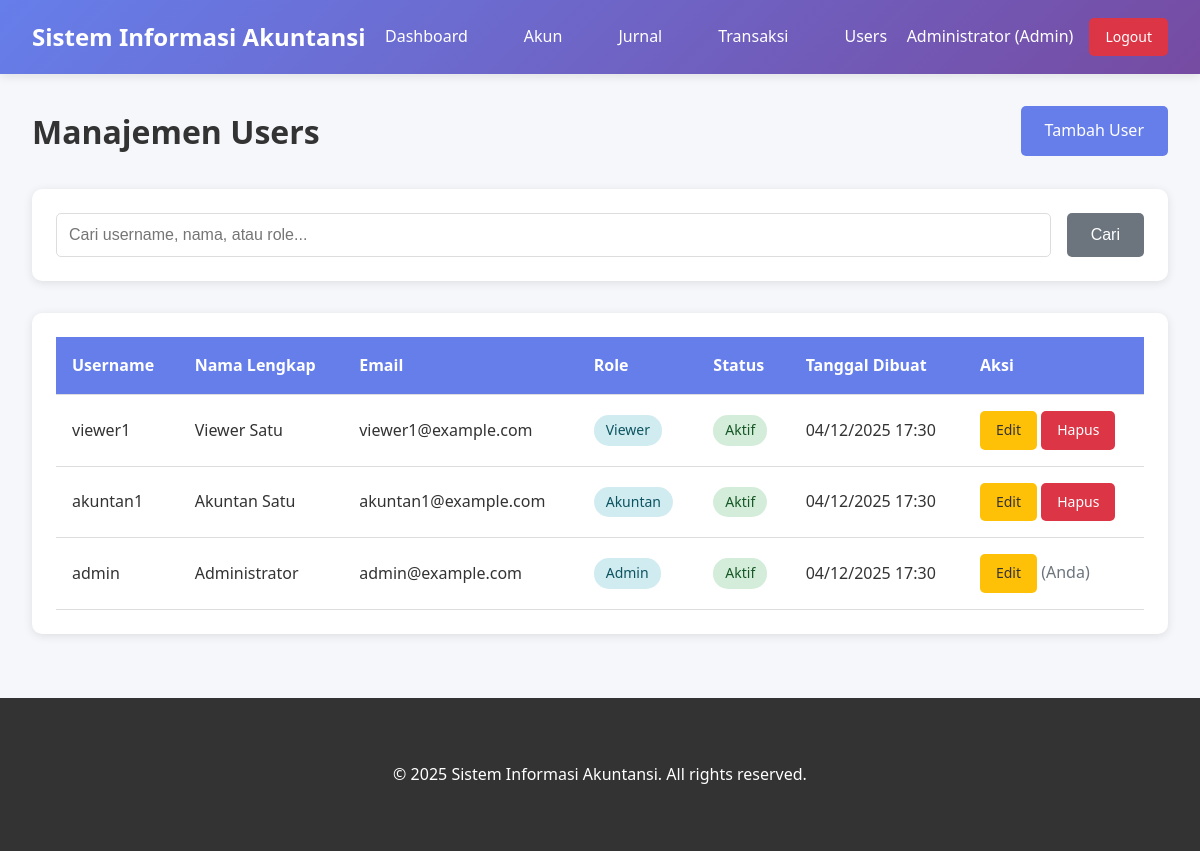
Screenshot of /users/index.php (signed in) with the database file from the repository.
### tables this page shows
CREATE TABLE IF NOT EXISTS users (
    id INT PRIMARY KEY AUTO_INCREMENT,
    username VARCHAR(50) NOT NULL UNIQUE,
    password VARCHAR(255) NOT NULL,
    nama_lengkap VARCHAR(100) NOT NULL,
    email VARCHAR(100),
    role_id INT NOT NULL,
    is_active TINYINT(1) DEFAULT 1,
    created_at TIMESTAMP DEFAULT CURRENT_TIMESTAMP,
    updated_at TIMESTAMP DEFAULT CURRENT_TIMESTAMP ON UPDATE CURRENT_TIMESTAMP,
    FOREIGN KEY (role_id) REFERENCES roles(id)
);

CREATE TABLE IF NOT EXISTS roles (
    id INT PRIMARY KEY AUTO_INCREMENT,
    nama_role VARCHAR(50) NOT NULL UNIQUE,
    deskripsi TEXT,
    created_at TIMESTAMP DEFAULT CURRENT_TIMESTAMP
);

### config/auth.php (called while the page is built, shortened)
<?php
function isLoggedIn() {
    return isset($_SESSION['user_id']);
}
function hasRole($requiredRole) {
    $userRole = $_SESSION['role_name'] ?? '';
    return $userRole === $requiredRole;
}
function getCurrentUser() {
    return [
        'id' => $_SESSION['user_id'],
        'username' => $_SESSION['username'],
        'nama_lengkap' => $_SESSION['nama_lengkap'],
        'role_id' => $_SESSION['role_id'],
        'role_name' => $_SESSION['role_name']
    ];
}
?>

### users/index.php (the view, shortened to what this page needs)
<?php
require_once '../config/auth.php';
$conn = getConnection();
$search = $_GET['search'] ?? '';
$query = "SELECT u.*, r.nama_role FROM users u JOIN roles r ON u.role_id = r.id";
$query .= " ORDER BY u.created_at DESC";
$result = $conn->query($query);
$users_list = [];
while ($row = $result->fetch_assoc()) {
    $users_list[] = $row;
}
?>
<!DOCTYPE html>
<html lang="id">
<head>
    <link rel="stylesheet" href="../assets/css/style.css">
</head>
<body>
    <?php include '../includes/header.php'; ?>
    <div class="container">
        <div class="page-header">
            <h1>Manajemen Users</h1>
            <a href="create.php" class="btn btn-primary">Tambah User</a>
        </div>
        <div class="search-bar">
            <form method="GET" action="">
                <input type="text" name="search" placeholder="Cari username, nama, atau role..." value="<?php echo htmlspecialchars($search); ?>">
                <button type="submit" class="btn btn-secondary">Cari</button>
            </form>
        </div>
        <div class="table-container">
            <table class="data-table">
                <thead>
                    <tr>
                        <th>Username</th>
                        <th>Nama Lengkap</th>
                        <th>Email</th>
                        <th>Role</th>
                        <th>Status</th>
                        <th>Tanggal Dibuat</th>
                        <th>Aksi</th>
                    </tr>
                </thead>
                <tbody>
                    <?php if (empty($users_list)): ?>
                        <tr>
                            <td colspan="7" class="text-center">Tidak ada data</td>
                        </tr>
                    <?php else: ?>
                        <?php foreach ($users_list as $user): ?>
                            <tr>
                                <td><?php echo htmlspecialchars($user['username']); ?></td>
                                <td><?php echo htmlspecialchars($user['nama_lengkap']); ?></td>
                                <td><?php echo htmlspecialchars($user['email'] ?? '-'); ?></td>
                                <td><span class="badge badge-info"><?php echo htmlspecialchars($user['nama_role']); ?></span></td>
                                <td>
                                    <?php if ($user['is_active']): ?>
                                        <span class="badge badge-success">Aktif</span>
                                    <?php else: ?>
                                        <span class="badge badge-danger">Nonaktif</span>
                                    <?php endif; ?>
                                </td>
                                <td><?php echo date('d/m/Y H:i', strtotime($user['created_at'])); ?></td>
                                <td>
                                    <a href="edit.php?id=<?php echo $user['id']; ?>" class="btn btn-sm btn-warning">Edit</a>
                                    <?php if ($user['id'] != $_SESSION['user_id']): ?>
                                        <a href="delete.php?id=<?php echo $user['id']; ?>" class="btn btn-sm btn-danger" onclick="return confirm('Yakin ingin menghapus user ini?')">Hapus</a>
                                    <?php else: ?>
                                        <span class="text-muted">(Anda)</span>
                                    <?php endif; ?>
                                </td>
                            </tr>
                        <?php endforeach; ?>
                    <?php endif; ?>
                </tbody>
            </table>
        </div>
    </div>
    <?php include '../includes/footer.php'; ?>
</body>
</html>

### includes/header.php
<?php
$currentUser = getCurrentUser();
$basePath = '';
if (strpos($_SERVER['PHP_SELF'], '/akun/') !== false ||
    strpos($_SERVER['PHP_SELF'], '/jurnal/') !== false ||
    strpos($_SERVER['PHP_SELF'], '/transaksi/') !== false ||
    strpos($_SERVER['PHP_SELF'], '/users/') !== false) {
    $basePath = '../';
}
?>
<header class="main-header">
    <div class="header-content">
        <div class="logo">
            <h1>Sistem Informasi Akuntansi</h1>
        </div>
        <nav class="main-nav">
            <a href="<?php echo $basePath; ?>dashboard.php">Dashboard</a>
            <?php if (hasRole('Admin') || hasRole('Akuntan') || hasRole('Viewer')): ?>
            <a href="<?php echo $basePath; ?>akun/index.php">Akun</a>
            <a href="<?php echo $basePath; ?>jurnal/index.php">Jurnal</a>
            <a href="<?php echo $basePath; ?>transaksi/index.php">Transaksi</a>
            <?php endif; ?>
            <?php if (hasRole('Admin')): ?>
            <a href="<?php echo $basePath; ?>users/index.php">Users</a>
            <?php endif; ?>
        </nav>
        <div class="user-menu">
            <span><?php echo htmlspecialchars($currentUser['nama_lengkap']); ?> (<?php echo htmlspecialchars($currentUser['role_name']); ?>)</span>
            <a href="<?php echo $basePath; ?>logout.php" class="btn btn-sm btn-danger">Logout</a>
        </div>
    </div>
</header>

### assets/css/style.css (style rules this page uses)
* { margin: 0; padding: 0; box-sizing: border-box; }
body { font-family: 'Segoe UI', Tahoma, Geneva, Verdana, sans-serif; background-color: #f5f7fa; color: #333; line-height: 1.6; margin: 0; padding: 0; }
.main-header { background: linear-gradient(135deg, #667eea 0%, #764ba2 100%); color: white; padding: 1rem 0; box-shadow: 0 2px 10px rgba(0,0,0,0.1); }
.header-content { max-width: 1200px; margin: 0 auto; padding: 0 2rem; display: flex; justify-content: space-between; align-items: center; flex-wrap: wrap; }
.logo h1 { font-size: 1.5rem; font-weight: 600; }
.main-nav { display: flex; gap: 1.5rem; flex-wrap: wrap; }
.main-nav a { color: white; text-decoration: none; padding: 0.5rem 1rem; border-radius: 5px; transition: background-color 0.3s; }
.user-menu { display: flex; align-items: center; gap: 1rem; }
.container { max-width: 1200px; margin: 2rem auto; padding: 0 2rem; }
.page-header { display: flex; justify-content: space-between; align-items: center; margin-bottom: 2rem; flex-wrap: wrap; gap: 1rem; }
.page-header h1 { color: #333; font-size: 2rem; }
.btn { display: inline-block; padding: 0.75rem 1.5rem; border: none; border-radius: 5px; cursor: pointer; text-decoration: none; font-size: 1rem; transition: all 0.3s; font-weight: 500; }
.btn-primary { background-color: #667eea; color: white; }
.btn-secondary { background-color: #6c757d; color: white; }
.btn-danger { background-color: #dc3545; color: white; }
.btn-warning { background-color: #ffc107; color: #333; }
.btn-sm { padding: 0.5rem 1rem; font-size: 0.875rem; }
.table-container { background: white; padding: 1.5rem; border-radius: 10px; box-shadow: 0 2px 10px rgba(0,0,0,0.1); overflow-x: auto; }
.data-table { width: 100%; border-collapse: collapse; }
.data-table thead { background-color: #667eea; color: white; }
.data-table th, .data-table td { padding: 1rem; text-align: left; border-bottom: 1px solid #ddd; }
.text-muted { color: #6c757d; }
.badge { display: inline-block; padding: 0.25rem 0.75rem; border-radius: 15px; font-size: 0.875rem; font-weight: 500; }
.search-bar { background: white; padding: 1.5rem; border-radius: 10px; box-shadow: 0 2px 10px rgba(0,0,0,0.1); margin-bottom: 2rem; }
.search-bar form { display: flex; gap: 1rem; flex-wrap: wrap; }
.search-bar input { flex: 1; min-width: 200px; padding: 0.75rem; border: 1px solid #ddd; border-radius: 5px; font-size: 1rem; }
.badge-info { background-color: #d1ecf1; color: #0c5460; }
.badge-success { background-color: #d4edda; color: #155724; }

### rows the page displays
users: nama_lengkap "Administrator", username "admin", email "admin@example.com", role.nama_role "Admin", is_active "Aktif", created_at "04/12/2025 17:30", shows "(Anda)"
roles: nama_role "Admin"
users: username "viewer1", nama_lengkap "Viewer Satu", email "viewer1@example.com", role.nama_role "Viewer", is_active "Aktif", created_at "04/12/2025 17:30"
users: username "akuntan1", nama_lengkap "Akuntan Satu", email "akuntan1@example.com", role.nama_role "Akuntan", is_active "Aktif", created_at "04/12/2025 17:30"
